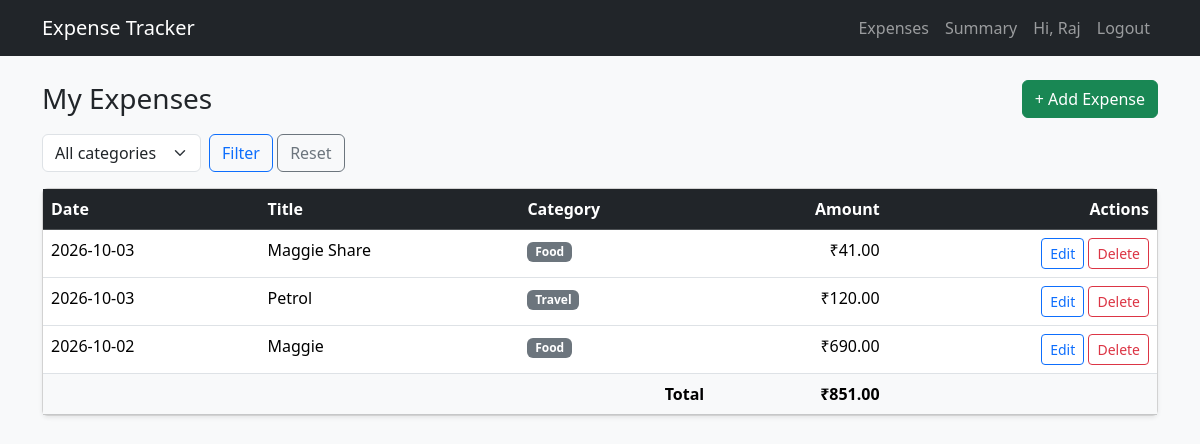
The page / (signed in) on the database its author committed.
### tables this page shows
CREATE TABLE expenses (
            id        INTEGER PRIMARY KEY AUTOINCREMENT,
            user_id   INTEGER NOT NULL,
            title     TEXT NOT NULL,
            amount    REAL NOT NULL,
            category  TEXT NOT NULL,
            date      TEXT NOT NULL,
            FOREIGN KEY (user_id) REFERENCES users (id)
        );

### app.py (the view)
@app.route("/")
@login_required
def index():
    selected = request.args.get("category", "")  # reads ?category=Food from the URL
    query = "SELECT * FROM expenses WHERE user_id = ?"
    params = [session["user_id"]]
    if selected:
        query += " AND category = ?"
        params.append(selected)
    query += " ORDER BY date DESC, id DESC"
    db = get_db()
    expenses = db.execute(query, params).fetchall()
    total = sum(e["amount"] for e in expenses)
    return render_template(
        "index.html",
        expenses=expenses,
        total=total,
        categories=CATEGORIES,
        selected=selected,
    )

### app.py (called while the page is built)
def get_db():
    if "db" not in g:
        g.db = sqlite3.connect(DATABASE)
        g.db.row_factory = sqlite3.Row  # lets us use row["title"] instead of row[1]
    return g.db

def login_required(view):
    @wraps(view)
    def wrapped_view(*args, **kwargs):
        if "user_id" not in session:
            flash("Please log in first.", "warning")
            return redirect(url_for("login"))
        return view(*args, **kwargs)
    return wrapped_view

### templates/index.html (shortened to what this page needs)
{% extends "base.html" %}
{% block content %}
<div class="d-flex justify-content-between align-items-center mb-3">
  <h3 class="mb-0">My Expenses</h3>
  <a href="{{ url_for('add_expense') }}" class="btn btn-success">+ Add Expense</a>
</div>
<form method="get" class="row g-2 mb-3">
  <div class="col-auto">
    <select name="category" class="form-select">
      <option value="">All categories</option>
    </select>
  </div>
  <div class="col-auto">
    <button class="btn btn-outline-primary">Filter</button>
    <a href="{{ url_for('index') }}" class="btn btn-outline-secondary">Reset</a>
  </div>
</form>
{% if expenses %}
<div class="card shadow-sm">
  <table class="table table-hover mb-0">
    <thead class="table-dark">
      <tr>
        <th>Date</th><th>Title</th><th>Category</th>
        <th class="text-end">Amount</th><th class="text-end">Actions</th>
      </tr>
    </thead>
    <tbody>
      {% for e in expenses %}
      <tr>
        <td>{{ e.date }}</td>
        <td>{{ e.title }}</td>
        <td><span class="badge text-bg-secondary">{{ e.category }}</span></td>
        <td class="text-end">₹{{ "%.2f"|format(e.amount) }}</td>
        <td class="text-end">
          <a href="{{ url_for('edit_expense', expense_id=e.id) }}" class="btn btn-sm btn-outline-primary">Edit</a>
          <form method="post" action="{{ url_for('delete_expense', expense_id=e.id) }}" class="d-inline"
                onsubmit="return confirm('Delete this expense?');">
            <button class="btn btn-sm btn-outline-danger">Delete</button>
          </form>
        </td>
      </tr>
      {% endfor %}
    </tbody>
    <tfoot>
      <tr class="table-light fw-bold">
        <td colspan="3" class="text-end">Total</td>
        <td class="text-end">₹{{ "%.2f"|format(total) }}</td>
        <td></td>
      </tr>
    </tfoot>
  </table>
</div>
{% else %}
  <div class="alert alert-info">No expenses yet. Click "Add Expense" to create your first one.</div>
{% endif %}
{% endblock %}

### templates/base.html (shortened to what this page needs)
<!doctype html>
<html lang="en">
<head>
  <link href="https://cdn.jsdelivr.net/npm/bootstrap@5.3.3/dist/css/bootstrap.min.css" rel="stylesheet">
</head>
<body class="bg-light">
  <nav class="navbar navbar-expand navbar-dark bg-dark mb-4">
    <div class="container">
      <a class="navbar-brand" href="{{ url_for('index') }}">Expense Tracker</a>
      <div class="navbar-nav ms-auto">
        {% if session.user_id %}
          <a class="nav-link" href="{{ url_for('index') }}">Expenses</a>
          <a class="nav-link" href="{{ url_for('summary') }}">Summary</a>
          <span class="navbar-text mx-2">Hi, {{ session.username }}</span>
          <a class="nav-link" href="{{ url_for('logout') }}">Logout</a>
        {% else %}
          <a class="nav-link" href="{{ url_for('login') }}">Login</a>
          <a class="nav-link" href="{{ url_for('register') }}">Register</a>
        {% endif %}
      </div>
    </div>
  </nav>
  <div class="container">
    {% block content %}{% endblock %}
  </div>
</body>
</html>

### rows shown on the page
expenses: date "2026-10-03", title "Maggie Share", category "Food", amount "41.00"
expenses: date "2026-10-03", title "Petrol", category "Travel", amount "120.00"
expenses: date "2026-10-02", title "Maggie", category "Food", amount "690.00"

### other values the page prints
{{ session.username }} "Raj"
{{ "%.2f"|format(total) }} "851.00"
